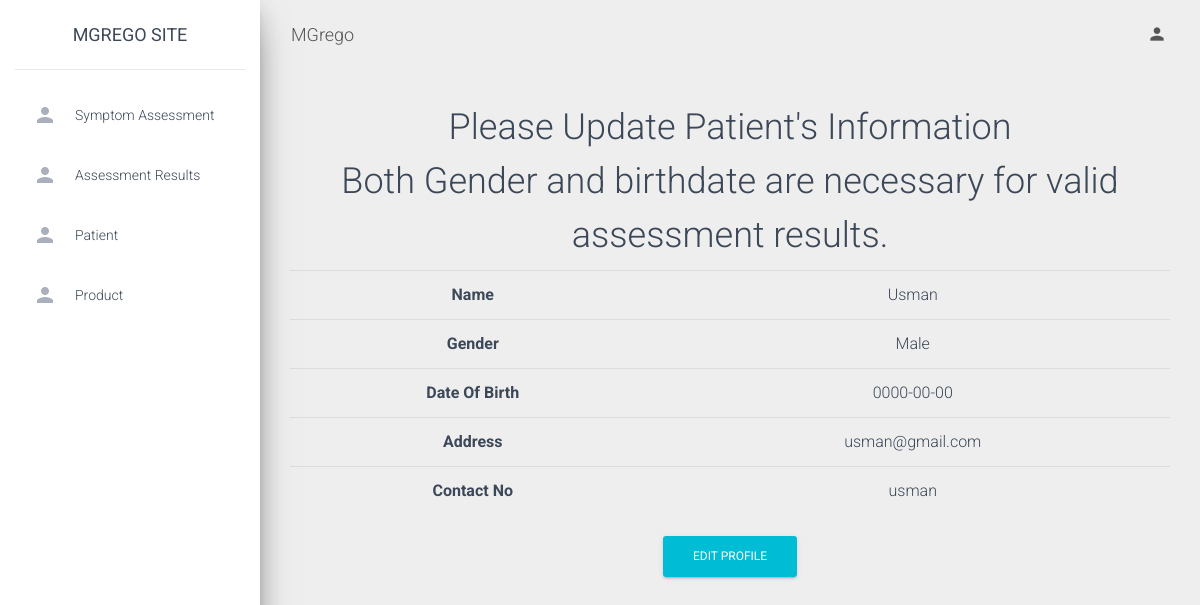
/CheckRequiredInfo.php?id=3 (signed in), run on the app's committed database.
### tables this page shows
CREATE TABLE `patient` (
  `P_Id` int(11) NOT NULL,
  `P_Name` varchar(255) NOT NULL,
  `P_BirthDate` date DEFAULT NULL,
  `P_Gender` varchar(25) DEFAULT NULL,
  `P_Email` varchar(255) DEFAULT NULL,
  `P_Password` varchar(20) NOT NULL,
  `P_Contact` varchar(20) DEFAULT NULL,
  `P_Address` varchar(255) DEFAULT NULL
);

### CheckRequiredInfo.php (the view, shortened to what this page needs)
<?php
if(!((isset($_SESSION['admin'])OR isset($_SESSION['Patient']))AND isset($_GET['id'])))
{
    header('location:login.php');
}
else{
    $id=$_GET['id'];
    include 'connection.php';
    $query="select * from patient where P_Id='$id'";
    $result=mysqli_query($conn,$query);
    $row=mysqli_fetch_row($result);
    if($row[2]!="0000-00-00"&& $row[3]!=NULL)
    {
        if($row[3]=="Male")
        {
        header('location:MaleSymptom.php?id='.$id);
        }
        else if($row[3]=="Female")
        {
        header('location:FemaleSymptom.php?id='.$id);
        }
    }else{
include 'header.php';
?>
<div class="content">
    <div class="container-fluid">
        <div style="text-align:center;">
            <h2>Please Update Patient's Information <br> Both Gender and birthdate are necessary for valid assessment results.</h2>
            <table class="table">
            <tr>
                <th>Name</th>
                <td><?php echo $row[1]?></td>
            </tr>
            <tr>
                <th>Gender</th>
                <td><?php echo $row[3]?></td>
            </tr>
            <tr>
                <th>Date Of Birth</th>
                <td><?php echo $row[2]?></td>
            </tr>
            <tr>
                <th>Address</th>
                <td><?php echo $row[4]?></td>
            </tr>
            <tr>
                <th>Contact No</th>
                <td><?php echo $row[5]?></td>
            </tr>
        </table>
        <div style="text-align:center"><a class="btn btn-primary" href="<?php echo 'UpdateProfile.php?id='.$id?>">Edit Profile</a></div>
        </div>
    </div>
</div>
<?php
include 'footer.php';
}
}
?>

### data on the page
patient: P_Name "Usman", P_Gender "Male", P_BirthDate "0000-00-00", P_Email "usman@gmail.com", P_Password "usman"
